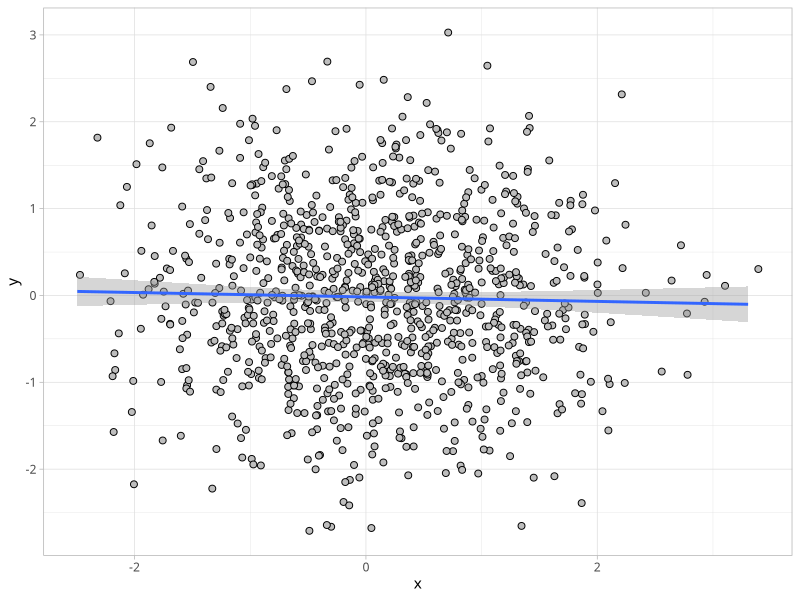
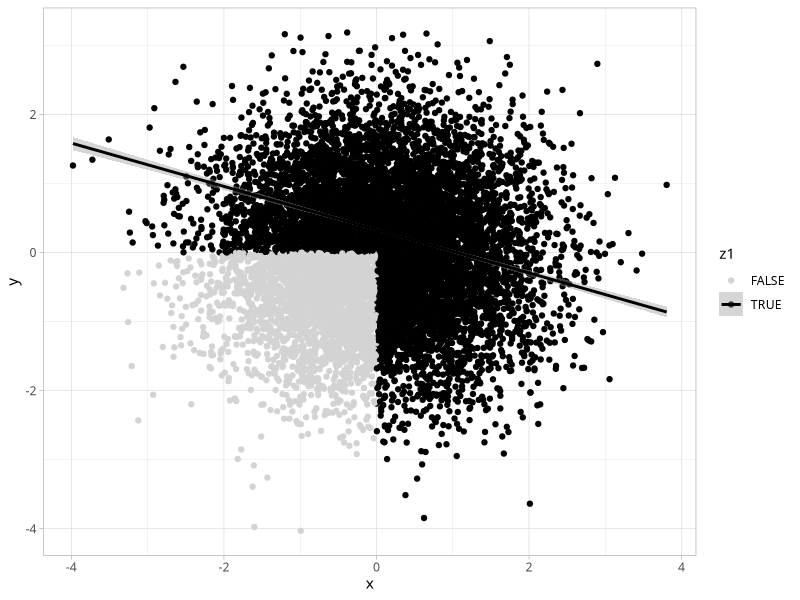
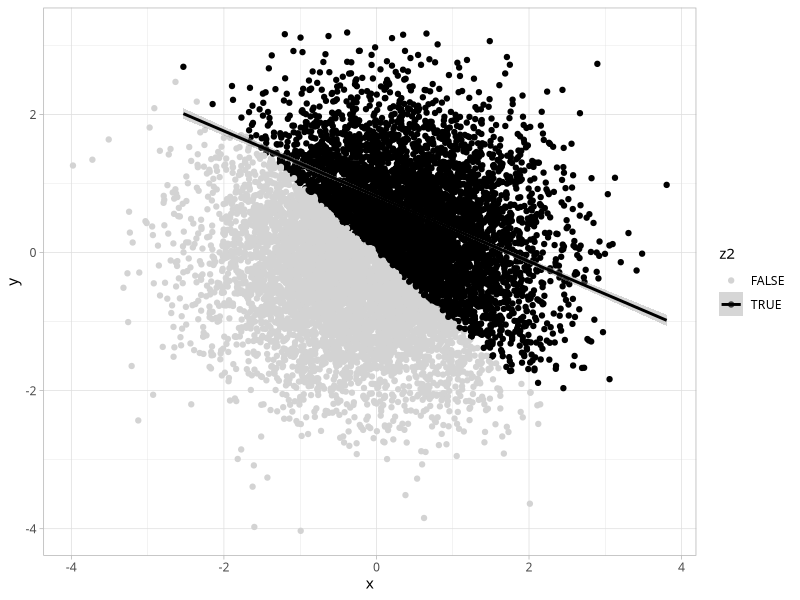
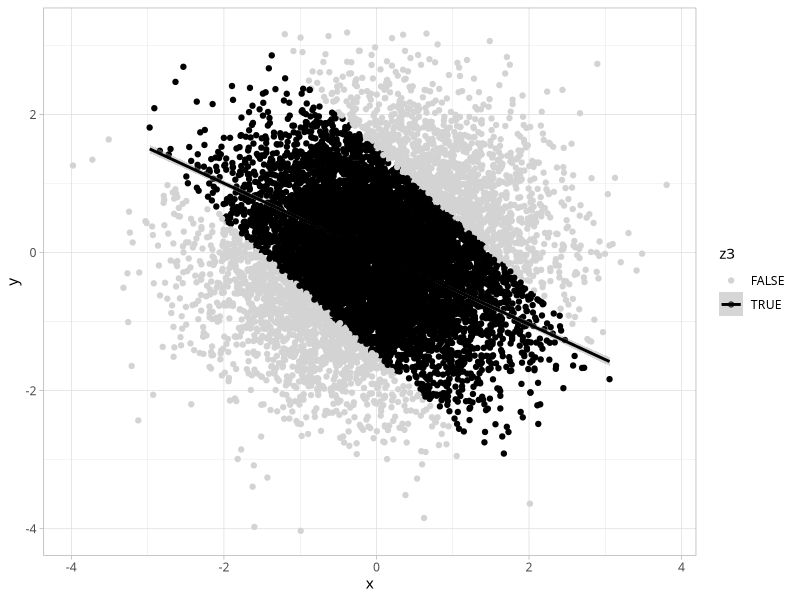
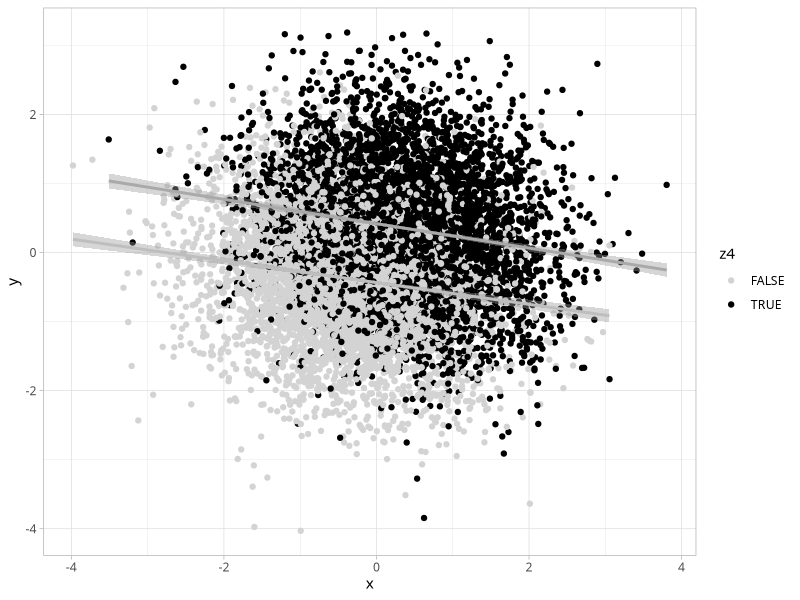

The R source for these figures, in order:
## ---- chunk 1
#| error: false
library(tidyverse)
theme_set(theme_light(base_family = "Optima"))
## ---- chunk 2
N <- 1e4

d <- tibble(
  x = rnorm(N, 0, 1),
  y = rnorm(N, 0, 1)
)



ggplot(d[sample(1e4, size = 1000, replace = FALSE),], aes(x, y)) +
  geom_point(shape = 21, color = "black", fill = "grey", size = 2, position = position_jitter(width = 0.1, height = 0.1)) + 
  geom_smooth(method = "lm")
## ---- chunk 3
d <- d |> 
  mutate(z1 = ifelse(x >= 0 | y >= 0, TRUE, FALSE),
         z2 = ifelse(y >= -x, TRUE, FALSE),
         z3 = ifelse(y >= -x - 1.5 & y <= -x + 1.5, TRUE, FALSE))
## ---- chunk 4
ggplot(d, aes(x, y, color = z1)) +
  geom_point() + 
  scale_color_manual(values = c("lightgrey", "black")) + 
  geom_smooth(data = d |> filter(z1 == TRUE), method = "lm")
## ---- chunk 5
ggplot(d, aes(x, y, color = z2)) +
  geom_point() + 
  scale_color_manual(values = c("lightgrey", "black")) + 
  geom_smooth(data = d |> filter(z2 == TRUE), method = "lm")
## ---- chunk 6
ggplot(d, aes(x, y, color = z3)) +
  geom_point() + 
  scale_color_manual(values = c("lightgrey", "black")) + 
  geom_smooth(data = d |> filter(z3 == TRUE), method = "lm")
## ---- chunk 7
d <- d |> 
  mutate(
    log_odds_z4 = 1 * x + 1 * y,
    prob_z4 = exp(log_odds_z4)/(1 + exp(log_odds_z4)),
    z4 = as.logical(rbinom(N, 1, prob_z4))
  )

ggplot(data = d, aes(x = x, y = y, color = z4)) +
  geom_point() + 
  scale_color_manual(values = c("lightgrey", "black")) + 
  geom_smooth(data = d |> filter(z4 == TRUE), method = "lm", color = "darkgrey") + 
  geom_smooth(data = d |> filter(z4 == FALSE), method = "lm", color = "grey")
